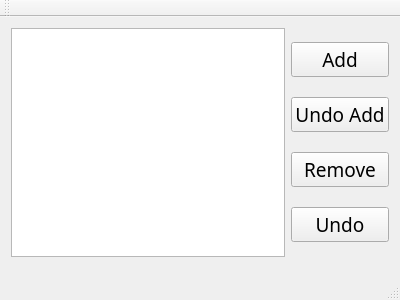
<?xml version="1.0" encoding="UTF-8"?>
<ui version="4.0">
 <class>MainWindow</class>
 <widget class="QMainWindow" name="MainWindow">
  <property name="geometry">
   <rect>
    <x>0</x>
    <y>0</y>
    <width>400</width>
    <height>300</height>
   </rect>
  </property>
  <property name="font">
   <font>
    <family>Buxton Sketch</family>
    <pointsize>14</pointsize>
   </font>
  </property>
  <property name="windowTitle">
   <string>Product Manager</string>
  </property>
  <property name="windowIcon">
   <iconset>
    <normaloff>../../../../../../Downloads/Glyphish-Glyphish-175-macbook.ico</normaloff>../../../../../../Downloads/Glyphish-Glyphish-175-macbook.ico</iconset>
  </property>
  <widget class="QWidget" name="centralWidget">
   <layout class="QHBoxLayout" name="horizontalLayout">
    <item>
     <widget class="QTreeView" name="treeView"/>
    </item>
    <item>
     <layout class="QVBoxLayout" name="verticalLayout">
      <item>
       <widget class="QPushButton" name="addButton">
        <property name="text">
         <string>Add</string>
        </property>
       </widget>
      </item>
      <item>
       <widget class="QPushButton" name="addundoButton">
        <property name="text">
         <string>Undo Add</string>
        </property>
       </widget>
      </item>
      <item>
       <widget class="QPushButton" name="removeButton">
        <property name="text">
         <string>Remove</string>
        </property>
       </widget>
      </item>
      <item>
       <widget class="QPushButton" name="undoButton">
        <property name="text">
         <string>Undo</string>
        </property>
       </widget>
      </item>
     </layout>
    </item>
   </layout>
  </widget>
  <widget class="QMenuBar" name="menuBar">
   <property name="geometry">
    <rect>
     <x>0</x>
     <y>0</y>
     <width>400</width>
     <height>21</height>
    </rect>
   </property>
  </widget>
  <widget class="QToolBar" name="mainToolBar">
   <property name="font">
    <font>
     <pointsize>12</pointsize>
    </font>
   </property>
   <property name="windowTitle">
    <string>Product Manager</string>
   </property>
   <property name="autoFillBackground">
    <bool>false</bool>
   </property>
   <attribute name="toolBarArea">
    <enum>TopToolBarArea</enum>
   </attribute>
   <attribute name="toolBarBreak">
    <bool>false</bool>
   </attribute>
  </widget>
  <widget class="QStatusBar" name="statusBar"/>
 </widget>
 <layoutdefault spacing="6" margin="11"/>
 <resources/>
 <connections/>
</ui>
